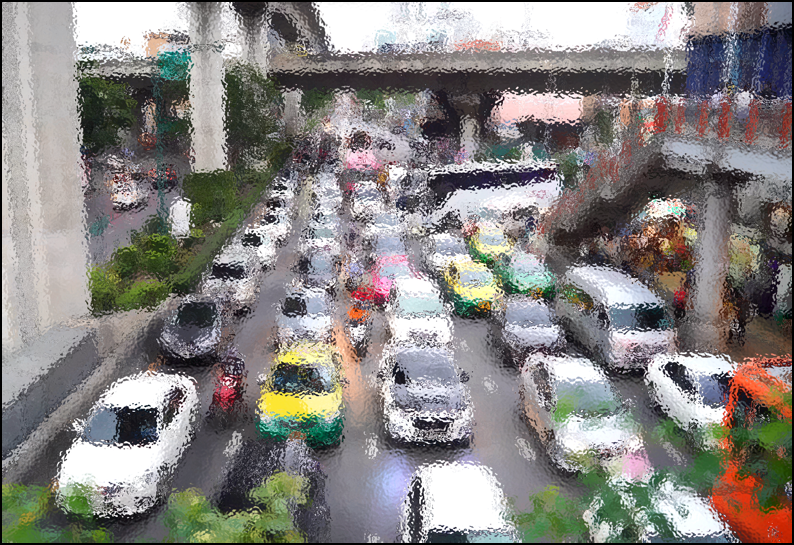
#> input picture footages/images/blur.png, 794 x 545 px
$ python test.py   (older library calls are emulated)
#> lines starting #> are read from the running program, lines starting #| are printed output that depends on the picture; long printed decimals are rounded
import cv2
import numpy as np

# Load the image
image_path = 'footages/images/blur.png'
# image_path = 'footages/images/input_image_700x480.png'  # Update this to the path of your image
image = cv2.imread(image_path, cv2.IMREAD_GRAYSCALE)  # Convert image to grayscale
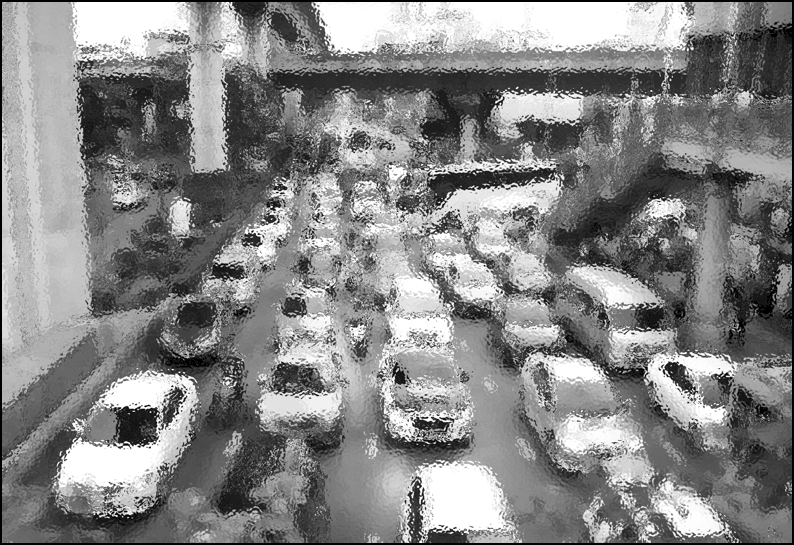
#> image: shape (545, 794); min 0, max 255, mean 134.3

# Apply Laplacian operator in the image
laplacian = cv2.Laplacian(image, cv2.CV_64F)
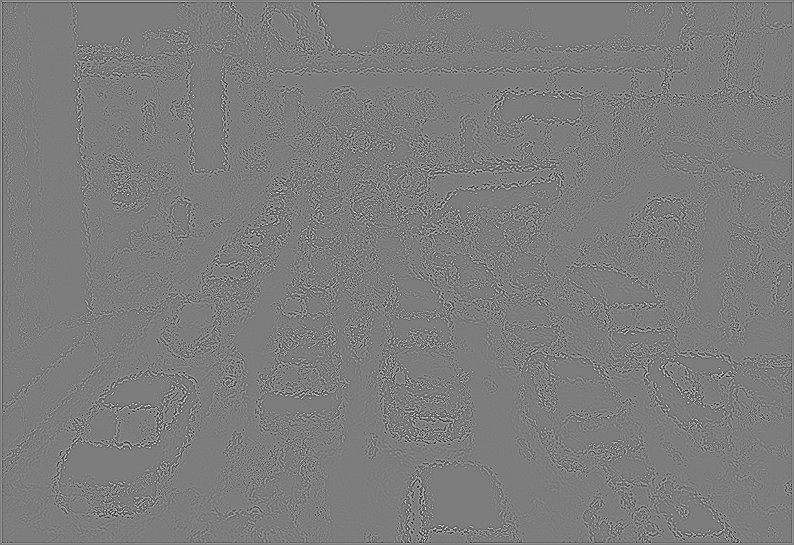
#> laplacian: shape (545, 794) float64; min -584, max 606, mean 0; drawn with min black and max white

# Calculate the variance of the laplacian
variance = laplacian.var()
#> variance = 5467.6

print(f'Laplacian Variance: {variance}')
#| Laplacian Variance: 5467.594

# Display the original image and the laplacian
cv2.imshow('Original Image', image)
cv2.imshow('Laplacian', laplacian)
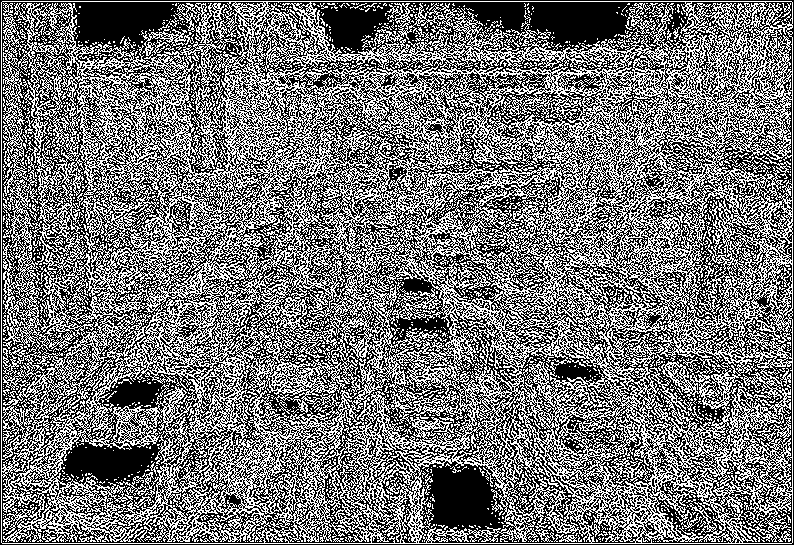
#> window 'Laplacian': shape (545, 794); 46.1% white in thin lines or dots
cv2.waitKey(0)
cv2.destroyAllWindows()
